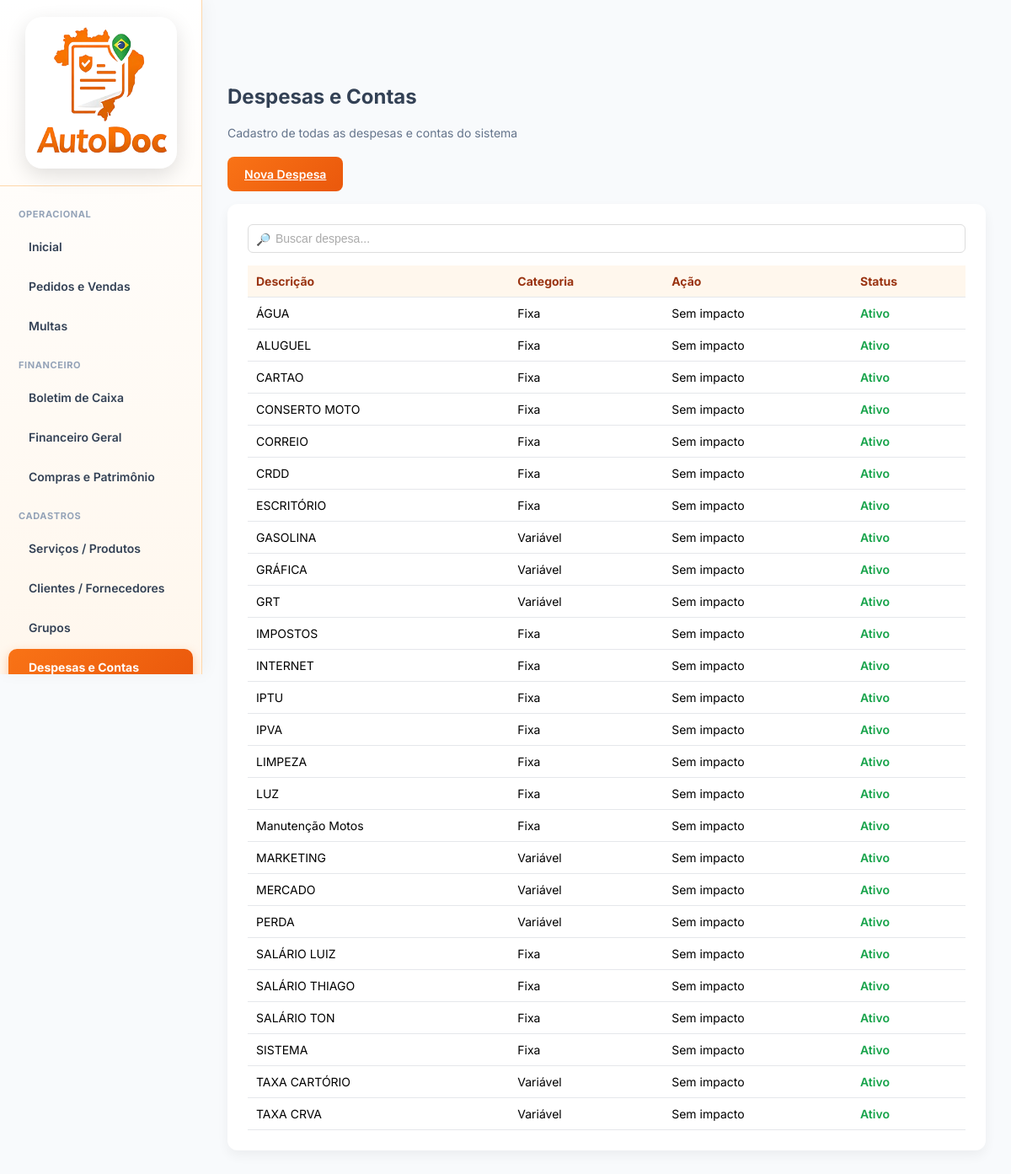
/user/frmDespesasLista.php (signed in), run on the app's committed database.
### tables this page shows
CREATE TABLE `tipodespesa` (
  `idEmpresa` int NOT NULL,
  `Categoria` int NOT NULL,
  `Acao` varchar(11) NOT NULL,
  `Inativo` int NOT NULL,
  `id` int NOT NULL AUTO_INCREMENT,
  `Descricao` varchar(200) NOT NULL,
  `ValorBase` decimal(10,2) NOT NULL,
  `Codigo` int NOT NULL,
  `Nome` varchar(100) NOT NULL,
  `DataAlt` datetime DEFAULT NULL,
  PRIMARY KEY (`id`)
);

### base/baseFuncoes.php (called while the page is built, shortened)
<?php
require_once 'connection.php';
function ExSqlNET($sql, $conn = null, $params = [])
{
    if ($conn === null) {
        global $dbGeralNET;
        $conn = $dbGeralNET;
    }
    $stmt = $conn->prepare($sql);
    $stmt->execute($params);
    return $stmt->fetchAll(PDO::FETCH_ASSOC);
}
?>

### user/frmDespesasLista.php (the view, shortened to what this page needs)
<?php
include '../base/baseFuncoes.php';
$idEmpresa = $_SESSION['idEmpresa'];
$listaDespesa = ExSqlNET("
    SELECT *, CASE Categoria WHEN 1 THEN 'Fixa' WHEN 2 THEN 'Variável' WHEN 3 THEN 'Impostos'
    WHEN 4 THEN 'Serviços' WHEN 5 THEN 'Outros'
    END AS CategoriaLiteral
    FROM tipodespesa
    WHERE idEmpresa = ".$idEmpresa ."
    ORDER BY Descricao
");
?>
<!DOCTYPE html>
<html lang="pt-br">
<head>
    <link rel="stylesheet" href="../css/base.css">
</head>
<body>
<?php include '../base/navbarUser.php'; ?>
<div class="content">
    <div class="page-title">Despesas e Contas</div>
    <div class="subtitle">
        Cadastro de todas as despesas e contas do sistema
    </div>
    <div class="actions">
        <a href="frmDespesas.php" class="btn">Nova Despesa</a>
    </div>
    <div class="card">
        <div style="margin-bottom:15px; position:relative;">
            <span style="
                position:absolute;
                left:10px;
                top:50%;
                transform:translateY(-50%);
                font-size:14px;
                color:#64748b;
            ">🔎</span>
            <input
                type="text"
                id="filtroTabela"
                placeholder="Buscar despesa..."
                style="
                    width:100%;
                    padding:8px 8px 8px 32px;
                    border:1px solid #ddd;
                    border-radius:6px;
                "
                onkeyup="filtrarTabela()"
                autofocus
            >
        </div>
        <div class="table-responsive">
            <table>
                <thead>
                    <tr>
                        <th>Descrição</th>
                        <th>Categoria</th>
                        <th>Ação</th>
                        <th>Status</th>
                    </tr>
                </thead>
                <tbody>
                <?php if (!empty($listaDespesa)) : ?>
                    <?php foreach ($listaDespesa as $despesa) : ?>
                        <?php
                            if ($despesa['Acao'] === 1) {
                                $impactoHtml = '<span class="badge badge-entrada">Entrada</span>';
                            } elseif ($despesa['Acao'] === -1) {
                                $impactoHtml = '<span class="badge badge-saida">Saída</span>';
                            } else {
                                $impactoHtml = '<span class="badge badge-neutro">Sem impacto</span>';
                            }
                            $statusClass = $despesa['Inativo'] == 0 ? 'status-ativo' : 'status-inativo';
                            $statusTexto = $despesa['Inativo'] == 0 ? 'Ativo' : 'Inativo';
                        ?>
                        <tr onclick="selecionarDespesa(
                            '<?= $despesa['id'] ?>',
                            '<?= htmlspecialchars($despesa['Descricao'], ENT_QUOTES) ?>'
                        )">
                            <td><?= htmlspecialchars($despesa['Descricao']) ?></td>
                            <td><?= htmlspecialchars($despesa['CategoriaLiteral']) ?></td>
                            <td><?= $impactoHtml ?></td>
                            <td class="<?= $statusClass ?>"><?= $statusTexto ?></td>
                        </tr>
                    <?php endforeach; ?>
                <?php else : ?>
                    <tr>
                        <td colspan="5" style="text-align:center;">Nenhuma despesa cadastrada</td>
                    </tr>
                <?php endif; ?>
                </tbody>
        </div>
    </div>
</div>
</body>
</html>

### css/base.css (style rules this page uses)
* { margin: 0; padding: 0; box-sizing: border-box; }
html, body { width: 100%; height: 100%; font-family: 'Inter', Arial, sans-serif; background-color: #f5f6fa; font-family: 'Inter', sans-serif; background-color: #f1f5f9; }
body { margin: 0; font-family: 'Inter', Arial, sans-serif; background-color: #f8fafc; }
.content { margin-left: 240px; padding: 30px; }
.page-title { font-size: 24px; font-weight: 700; color: #334155; margin-bottom: 20px; }
.card { background: #ffffff; padding: 20px; border-radius: 12px; box-shadow: 0 6px 14px rgba(0,0,0,0.05); }
table { width: 100%; border-collapse: collapse; }
th, td { padding: 12px; border-bottom: 1px solid #e5e7eb; text-align: left; font-size: 14px; }
th { background-color: #fff7ed; color: #9a3412; }
.status-ativo { color: #16a34a; font-weight: 600; }
.card { background: #ffffff; padding: 24px; border-radius: 12px; box-shadow: 0 6px 14px rgba(0,0,0,0.05); margin-bottom: 30px; }
input, select, textarea { width: 100%; padding: 10px 12px; border: 1px solid #e5e7eb; border-radius: 8px; font-size: 14px; }
.btn { background: linear-gradient(135deg, #f97316, #ea580c); color: #ffffff; border: none; padding: 12px 20px; border-radius: 8px; font-size: 14px; font-weight: 600; cursor: pointer; }
table { width: 100%; border-collapse: collapse; margin-top: 10px; }
table th, table td { padding: 10px; border-bottom: 1px solid #e5e7eb; font-size: 14px; text-align: left; }
table th { background-color: #fff7ed; color: #9a3412; }
.actions { display: flex; gap: 10px; flex-wrap: wrap; margin-top: 20px; }
th, td { padding: 10px; border-bottom: 1px solid #e5e7eb; }
.subtitle { color: #64748b; margin-bottom: 20px; font-size: 14px; }
.actions { margin-bottom: 15px; display: flex; gap: 10px; flex-wrap: wrap; }
input, textarea, select { font-family: 'Poppins', sans-serif; padding: 12px 14px; font-size: 14px; border: 1.5px solid #ddd; border-radius: 8px; outline: none; transition: all 0.25s ease; background-color: #fff; width: 100%; }
input::placeholder, textarea::placeholder { color: #aaa; }
input:not(:placeholder-shown), textarea:not(:placeholder-shown) { border-color: #ffa14d; }

### data on the page
tipodespesa: Descricao "ÁGUA", CategoriaLiteral "Fixa", Acao "Sem impacto", Inativo "Ativo"
tipodespesa: Descricao "ALUGUEL", CategoriaLiteral "Fixa", Acao "Sem impacto", Inativo "Ativo"
tipodespesa: Descricao "CARTAO", CategoriaLiteral "Fixa", Acao "Sem impacto", Inativo "Ativo"
tipodespesa: Descricao "CONSERTO MOTO", CategoriaLiteral "Fixa", Acao "Sem impacto", Inativo "Ativo"
tipodespesa: Descricao "CORREIO", CategoriaLiteral "Fixa", Acao "Sem impacto", Inativo "Ativo"
tipodespesa: Descricao "CRDD", CategoriaLiteral "Fixa", Acao "Sem impacto", Inativo "Ativo"
tipodespesa: Descricao "ESCRITÓRIO", CategoriaLiteral "Fixa", Acao "Sem impacto", Inativo "Ativo"
tipodespesa: Descricao "GASOLINA", CategoriaLiteral "Variável", Acao "Sem impacto", Inativo "Ativo"
tipodespesa: Descricao "GRÁFICA", CategoriaLiteral "Variável", Acao "Sem impacto", Inativo "Ativo"
tipodespesa: Descricao "GRT", CategoriaLiteral "Variável", Acao "Sem impacto", Inativo "Ativo"
tipodespesa: Descricao "IMPOSTOS", CategoriaLiteral "Fixa", Acao "Sem impacto", Inativo "Ativo"
tipodespesa: Descricao "INTERNET", CategoriaLiteral "Fixa", Acao "Sem impacto", Inativo "Ativo"
tipodespesa: Descricao "IPTU", CategoriaLiteral "Fixa", Acao "Sem impacto", Inativo "Ativo"
tipodespesa: Descricao "IPVA", CategoriaLiteral "Fixa", Acao "Sem impacto", Inativo "Ativo"
tipodespesa: Descricao "LIMPEZA", CategoriaLiteral "Fixa", Acao "Sem impacto", Inativo "Ativo"
tipodespesa: Descricao "LUZ", CategoriaLiteral "Fixa", Acao "Sem impacto", Inativo "Ativo"
tipodespesa: Descricao "Manutenção Motos", CategoriaLiteral "Fixa", Acao "Sem impacto", Inativo "Ativo"
tipodespesa: Descricao "MARKETING", CategoriaLiteral "Variável", Acao "Sem impacto", Inativo "Ativo"
tipodespesa: Descricao "MERCADO", CategoriaLiteral "Variável", Acao "Sem impacto", Inativo "Ativo"
tipodespesa: Descricao "PERDA", CategoriaLiteral "Variável", Acao "Sem impacto", Inativo "Ativo"
tipodespesa: Descricao "SALÁRIO LUIZ", CategoriaLiteral "Fixa", Acao "Sem impacto", Inativo "Ativo"
tipodespesa: Descricao "SALÁRIO THIAGO", CategoriaLiteral "Fixa", Acao "Sem impacto", Inativo "Ativo"
tipodespesa: Descricao "SALÁRIO TON", CategoriaLiteral "Fixa", Acao "Sem impacto", Inativo "Ativo"
tipodespesa: Descricao "SISTEMA", CategoriaLiteral "Fixa", Acao "Sem impacto", Inativo "Ativo"
tipodespesa: Descricao "TAXA CARTÓRIO", CategoriaLiteral "Variável", Acao "Sem impacto", Inativo "Ativo"
tipodespesa: Descricao "TAXA CRVA", CategoriaLiteral "Variável", Acao "Sem impacto", Inativo "Ativo"
